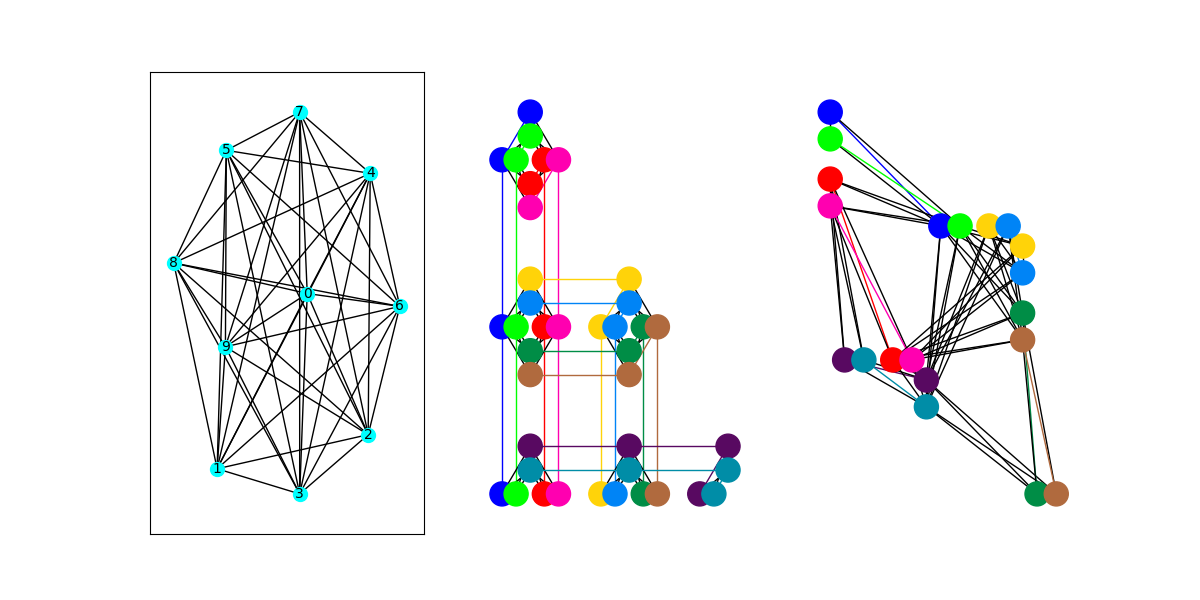

This chart was generated by the following Python code:
# looks at how cliques (or complete graphs) can be embedded on the Pegasus topology. 
# to run this program, type `python clique_embedding.py N`, where N is a pos int. 
# program will attempt to embed a clique of size N onto a full P16 (the Pegasus topology at the scale of the Advantage chip).

# sys module: DAMN so this lets user type in an argument with the file as they run file in terminal.
# hence why we can type `python clique_embedding.py N` and it will just automatically do it
# more info: https://www.tutorialsteacher.com/python/sys-module
import sys

import networkx as nx
import dwave_networkx as dnx
from minorminer import busclique
from dwave.system.samplers import DWaveSampler

import matplotlib
try:
    import matplotlib.pyplot as plt
except ImportError:
    matplotlib.use("agg")   # not sure what this is
    import matplotlib.pyplot as plt

N = int(sys.argv[1])   # uses index [1] which is the N we input. [0] would be filename
G = nx.complete_graph(N)    # creates K_N graph

fig, axes = plt.subplots(nrows=1, ncols=3, figsize=(12, 6))

# Draw the QUBO as a networkx graph
pos = nx.spring_layout(G)
nx.draw_networkx(G, pos=pos, font_size=10, node_size=100, node_color='cyan', ax=axes[0])

# Embed the graph on Chimera
# note '.edgelist', 'dnx.chimera_graph'
dwave_sampler_chimera = DWaveSampler(solver={'topology__type': 'chimera'})
chimera_edges = dwave_sampler_chimera.edgelist
chimera_graph = dnx.chimera_graph(16, edge_list=chimera_edges)
clique_embedding_chimera = busclique.find_clique_embedding(N, chimera_graph)

# Draw the graph embedded on Chimera
dnx.draw_chimera_embedding(chimera_graph, clique_embedding_chimera, embedded_graph=G, unused_color=None, ax=axes[1])

# Embed the graph on Pegasus
dwave_sampler_pegasus = DWaveSampler(solver={'topology__type': 'pegasus'})
pegasus_edges = dwave_sampler_pegasus.edgelist
pegasus_graph = dnx.pegasus_graph(16, edge_list=pegasus_edges)
clique_embedding_pegasus = busclique.find_clique_embedding(N, pegasus_graph)
# identical structure to the chimera section (lines 33-36)

# Draw the graph embedded on Pegasus
dnx.draw_pegasus_embedding(pegasus_graph, clique_embedding_pegasus, embedded_graph=G, unused_color=None, ax=axes[2])
plt.savefig('clique_embedding')

# output: 'clique_embedding.py'